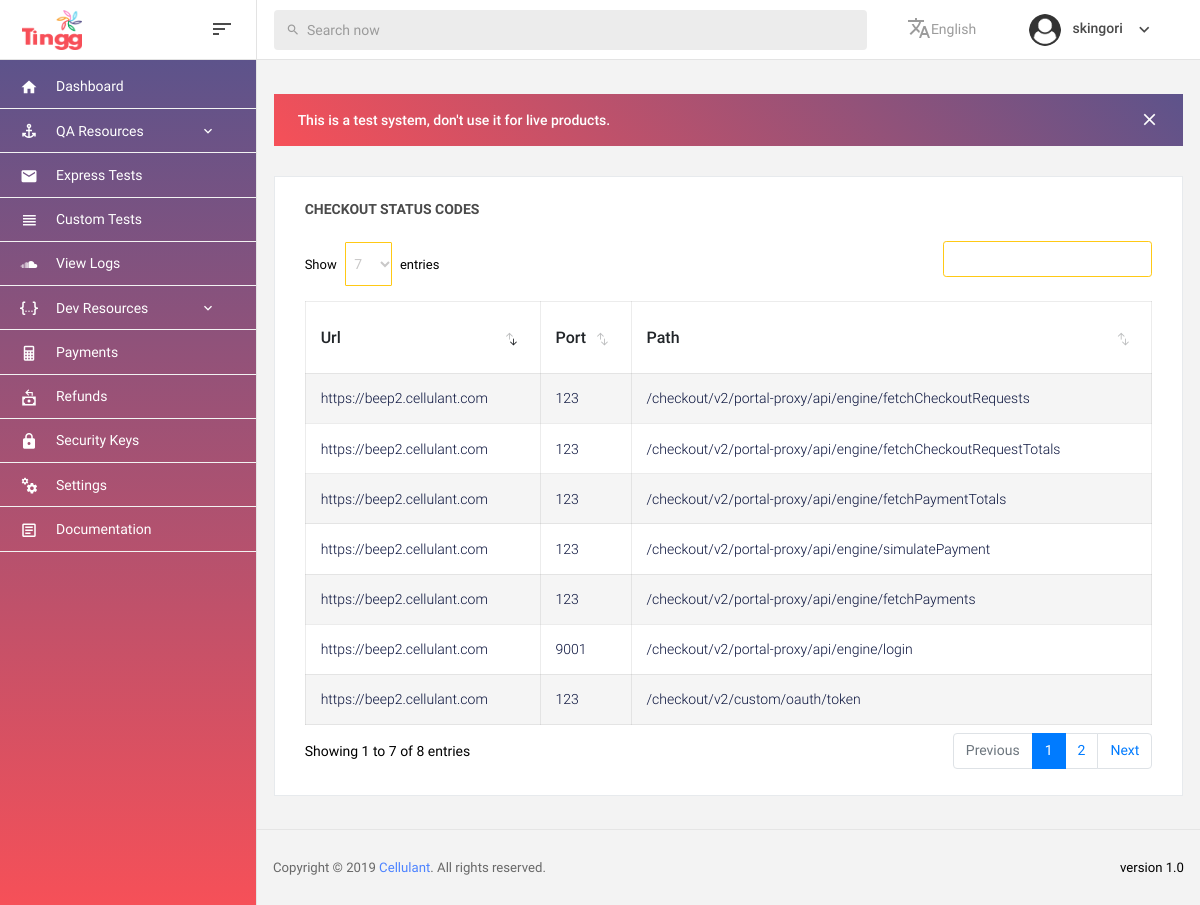
/accounts/endpoints/ (signed in), run on an earlier commit of the app's database.
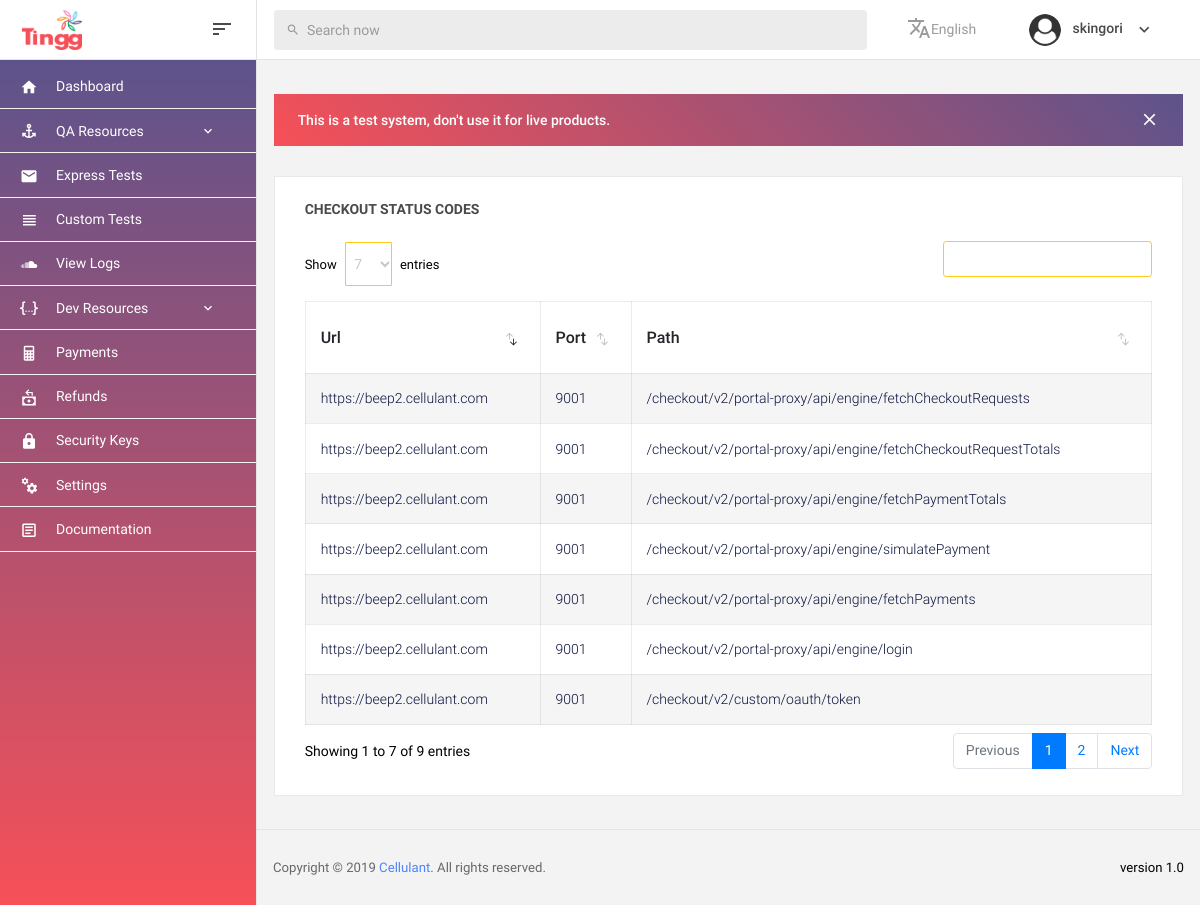
And on a later commit of the database.
### autoapp_mula/models.py (models this page shows, shortened)
class APISettings(models.Model):
    display_name = models.CharField(max_length=30)
    unique_name = models.CharField(max_length=50, unique=True)
    url = models.URLField()
    port = models.IntegerField()
    path = models.CharField(max_length=200)
    description = models.TextField()
    class Meta:
        verbose_name = 'Endpoint'
        verbose_name_plural = 'Endpoints'
        db_table = 'APISettings'

### autoapp_mula/views.py (the view)
# urls.py: path('endpoints/', views.GetEndpointsList.as_view(), name='endpoints'),
class GetEndpointsList(ListView):
    template_name = 'home/api_endpoints.html'
    model = APISettings
    def get_context_data(self, **kwargs):
        context = super().get_context_data(**kwargs)
        context['username'] = self.request.session['username']
        return context

### autoapp_mula/templates/home/api_endpoints.html
{% extends 'home/base.html' %}
{% load static %}
{% block content-wrapper %}
    {% block home-message %}
        {% block home-banner %}
            {% include 'partials/_banner.html' %}
        {% endblock home-banner %}
        {% include 'partials/_endpoints_table.html' %}
    {% endblock home-message %}
{% endblock %}

### autoapp_mula/templates/home/base.html (shortened to what this page needs)
{% load static i18n %}
<!DOCTYPE html>
<html lang="en">
<head>
    <link rel="stylesheet" href="{% static 'vendors/mdi/css/materialdesignicons.min.css' %}">
    <link rel="stylesheet" href="{% static 'vendors/base/vendor.bundle.base.css' %}">
    <link rel="stylesheet" href="{% static 'vendors/datatables.net-bs4/dataTables.bootstrap4.css' %}">
    <link rel="stylesheet" href="{% static 'css/style.css' %}">
    <link rel=stylesheet href="{% static 'codemirror/lib/codemirror.css' %}">
</head>
<body>
<div class="container-scroller">
    {% include 'partials/_navbar.html' %}
    <div class="container-fluid page-body-wrapper">
        {% include 'partials/_sidebar.html' %}
        <div class="main-panel">
            <div class="content-wrapper">
                {% block content-wrapper %}
                {% endblock content-wrapper %}
            </div>
            {% include 'partials/_footer.html' %}
        </div>
    </div>
</div>
</body>
</html>

### autoapp_mula/templates/partials/_navbar.html (shortened to what this page needs)
{% load static i18n %}
<nav class="navbar col-lg-12 col-12 p-0 fixed-top d-flex flex-row">
    <div class="navbar-brand-wrapper d-flex justify-content-center">
        <div class="navbar-brand-inner-wrapper d-flex justify-content-between align-items-center w-100">
            <a class="navbar-brand brand-logo" href=""><img src="{% static 'images/Tingg.png' %}" alt="logo"/></a>
            <button class="navbar-toggler navbar-toggler align-self-center" type="button" data-toggle="minimize">
                <span class="mdi mdi-sort-variant"></span>
            </button>
        </div>
    </div>
    <div class="navbar-menu-wrapper d-flex align-items-center justify-content-end">
        <ul class="navbar-nav mr-lg-4 w-100">
            <li class="nav-item nav-search d-none d-lg-block w-100">
                <div class="input-group">
                    <div class="input-group-prepend">
            <span class="input-group-text" id="search">
              <i class="mdi mdi-magnify"></i>
            </span>
                    </div>
                    <input type="text" class="form-control" placeholder="Search now" aria-label="search"
                           aria-describedby="search">
                </div>
            </li>
        </ul>
        <ul class="navbar-nav navbar-nav-right">
            <li class="nav-item dropdown mr-4">
                <a class="nav-link count-indicator dropdown-toggle d-flex align-items-center justify-content-center notification-dropdown"
                   id="notificationDropdown" href="#" data-toggle="dropdown">
                    <i class="mdi mdi-translate mx-0"></i>
                    {% get_current_language as LANGUAGE_CODE %}
                    {% get_available_languages as LANGUAGES %}
                    {% get_language_info_list for LANGUAGES as languages %}
                    {% for language in languages %}
                        <span class="nav-profile-name">{% if language.code == LANGUAGE_CODE %}
                            {{ language.name_local }}{% endif %}</span>
                    {% endfor %}
                </a>
            </li>
            <li class="nav-item nav-profile dropdown">
                <a class="nav-link dropdown-toggle" href="#" data-toggle="dropdown" id="profileDropdown">
                    <img src="{% static 'images/faces/user.png' %}" alt="profile"/>
                    <span class="nav-profile-name">{% if username %}{{ username }}{% else %}
                        Configuration {% endif %}</span>
                </a>
            </li>
        </ul>
    </div>
</nav>

### autoapp_mula/templates/partials/_language_form.html (shortened to what this page needs)
{% load i18n %}

### autoapp_mula/templates/partials/_sidebar.html (shortened to what this page needs)
<nav class="sidebar sidebar-offcanvas" id="sidebar">
    <ul class="nav">
        <li class="nav-item">
            <a class="nav-link" href="{% url 'qa_app:home' %}">
                <i class="mdi mdi-home menu-icon"></i>
                <span class="menu-title">Dashboard</span>
            </a>
        </li>
        <li class="nav-item">
            <a class="nav-link" data-toggle="collapse" href="#ui-basic" aria-expanded="false" aria-controls="ui-basic">
                <i class="mdi mdi-anchor menu-icon"></i>
                <span class="menu-title">QA Resources</span>
                <i class="menu-arrow"></i>
            </a>
        </li>
        <li class="nav-item">
            <a class="nav-link" href="{% url 'main_app:checkout' %}">
                <i class="mdi mdi-email menu-icon"></i>
                <span class="menu-title">Express Tests</span>
            </a>
        </li>
        <li class="nav-item">
            <a class="nav-link" href="">
                <i class="mdi mdi-view-headline menu-icon"></i>
                <span class="menu-title">Custom Tests</span>
            </a>
        </li>
        <li class="nav-item">
            <a class="nav-link" href="">
                <i class="mdi mdi-soundcloud menu-icon"></i>
                <span class="menu-title">View Logs</span>
            </a>
        </li>
         <li class="nav-item">
            <a class="nav-link" data-toggle="collapse" href="#dev-basic" aria-expanded="false" aria-controls="ui-basic">
                <i class="mdi mdi-json menu-icon"></i>
                <span class="menu-title">Dev Resources</span>
                <i class="menu-arrow"></i>
            </a>
        </li>
        <li class="nav-item">
            <a class="nav-link" href="{% url 'main_app:payments' %}">
                <i class="mdi mdi-calculator menu-icon"></i>
                <span class="menu-title">Payments</span>
            </a>
        </li>
        <li class="nav-item">
            <a class="nav-link" href="{% url 'main_app:refunds' checkout_id=0 merchant_id=0 amount=0 %}">
                <i class="mdi mdi-cash-refund menu-icon"></i>
                <span class="menu-title">Refunds</span>
            </a>
        </li>
        <li class="nav-item">
            <a class="nav-link" href="{% url 'main_app:user_keys' %}">
                <i class="mdi mdi-lock menu-icon"></i>
                <span class="menu-title">Security Keys</span>
            </a>
        </li>
        <li class="nav-item">
            <a class="nav-link" href="{% url 'admin:index' %}">
                <i class="mdi mdi-cogs menu-icon"></i>
                <span class="menu-title">Settings</span>
            </a>
        </li>
        <li class="nav-item">
            <a class="nav-link" href="">
                <i class="mdi mdi-file-document-box-outline menu-icon"></i>
                <span class="menu-title">Documentation</span>
            </a>
        </li>
    </ul>
</nav>

### autoapp_mula/templates/partials/_banner.html (shortened to what this page needs)
{% load i18n %}
<div class="row" id="proBanner">
    <div class="col-md-12 grid-margin">
        <div class="card bg-gradient-success-cellulant border-0">
            <div class="card-body py-3 px-4 d-flex align-items-center justify-content-between flex-wrap">
                <p class="mb-0 text-white font-weight-medium" id="text1">
                        </p>
                <div class="d-flex">
                    <button id="bannerClose" class="btn border-0 p-0">
                        <i class="mdi mdi-close text-white"></i>
                    </button>
                </div>
            </div>
        </div>
    </div>
</div>

### autoapp_mula/templates/partials/_endpoints_table.html
{% load i18n %}
<div class="card">
    <div class="card-body">
        <div class="d-flex justify-content-between flex-wrap card-title">
            <div class="d-flex align-items-end flex-wrap">
                <div class="mr-md-3 mr-xl-5">
                    {% trans 'Checkout Status Codes' %}
                </div>
            </div>
        </div>
        <div class="table-responsive">
        {% if object_list %}
            <table id="checkout_requests" class="table table-striped table-hover">
                <thead>
                <tr>
                    <th>Url</th>
                    <th>Port</th>
                    <th>Path</th>
                </tr>
                </thead>
                <tbody>
                {% for i in object_list %}
                    <tr>
                        <td>{{ i.url }}</td>
                    <td>{{ i.port }}</td>
                    <td>{{ i.path }}</td>
                    </tr>
                {% endfor %}
                </tbody>
            </table>
        {% else %}
        No data found!
        {% endif %}
        </div>
    </div>
</div>

### autoapp_mula/templates/partials/_footer.html
<footer class="footer">
  <div class="d-sm-flex justify-content-center justify-content-sm-between">
    <span class="text-muted text-center text-sm-left d-block d-sm-inline-block">Copyright © {% now 'Y' %} <a
        href="https://cellulant.co.ke/" target="_blank">Cellulant</a>. All rights reserved.</span>
    <span class="float-none float-sm-right d-block mt-1 mt-sm-0 text-center">version 1.0</span>
  </div>
</footer>

What changed in the data, as far as the page shows it:
changed APISettings "/checkout/v2/portal-proxy/api/engine/fetchCheckoutRequests": port "123" → "9001"
changed APISettings "/checkout/v2/portal-proxy/api/engine/fetchCheckoutRequestTotals": port "123" → "9001"
changed APISettings "/checkout/v2/portal-proxy/api/engine/fetchPaymentTotals": port "123" → "9001"
changed APISettings "/checkout/v2/portal-proxy/api/engine/simulatePayment": port "123" → "9001"
changed APISettings "/checkout/v2/portal-proxy/api/engine/fetchPayments": port "123" → "9001"
changed APISettings "/checkout/v2/custom/oauth/token": port "123" → "9001"
Also different on the page:
text written by a page script: "Show entries Showing 1 to 7 of 8 entries Previous 1 2 Next" → "Show entries Showing 1 to 7 of 9 entries Previous 1 2 Next"
